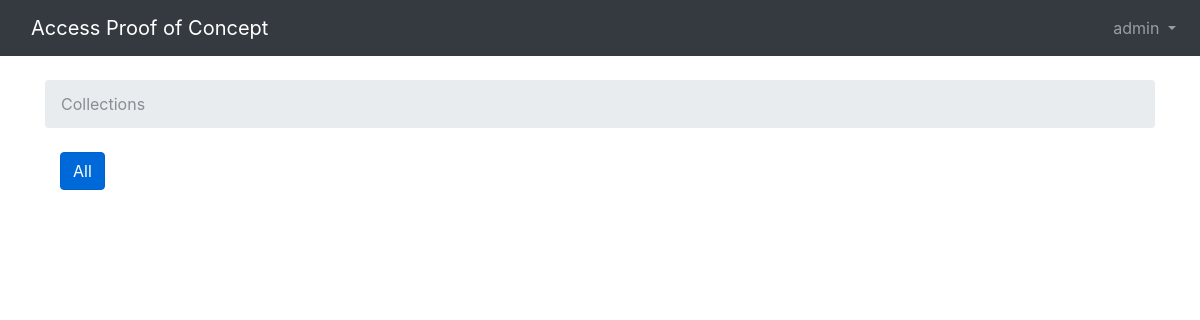
Before: / (signed in) with the older database file.
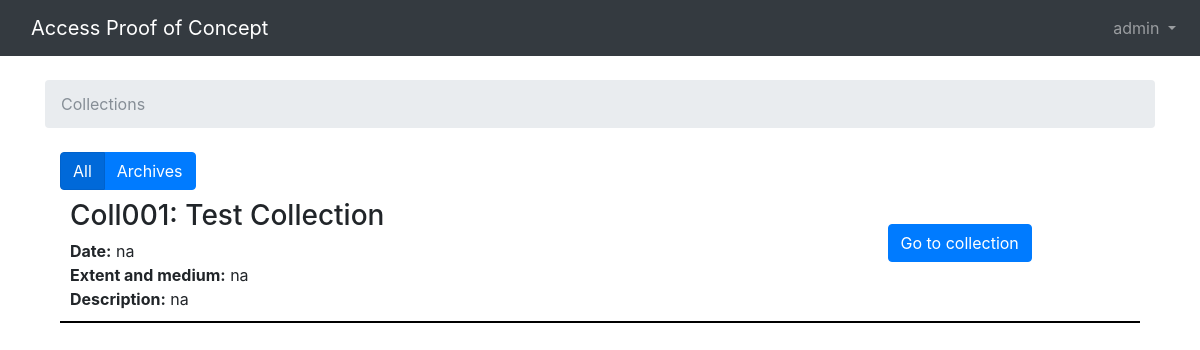
After: the same page with the newer database file.
### dips/models.py (models this page shows, shortened)
class Department(models.Model):
	name = models.CharField(max_length=100)
	def __str__(self):
		return self.name

class Collection(models.Model):
	identifier = models.CharField(max_length=50, primary_key=True)
	ispartof = models.ForeignKey(Department, related_name='collections')
	title = models.CharField(max_length=200, blank=True)
	creator = models.CharField(max_length=200, blank=True)
	subject = models.CharField(max_length=200, blank=True)
	description = models.TextField(blank=True)
	publisher = models.CharField(max_length=200, blank=True)
	contributor = models.CharField(max_length=200, blank=True)
	date = models.CharField(max_length=21, blank=True)
	dctype = models.CharField(max_length=200, blank=True)
	dcformat = models.TextField(blank=True)
	source = models.CharField(max_length=200, blank=True)
	language = models.CharField(max_length=20, blank=True)
	coverage = models.CharField(max_length=200, blank=True)
	rights = models.CharField(max_length=200, blank=True)
	link = models.URLField()

### dips/views.py (the view)
# urls.py: 2. Add a URL to urlpatterns:  url(r'^$', views.home, name='home')
@login_required(login_url='/login/')
def home(request):
    collections = Collection.objects.all().order_by('identifier')
    dept_ids = Collection.objects.order_by('ispartof').values('ispartof').distinct()
    departments = [Department.objects.get(id=dept['ispartof']) for dept in dept_ids]
    return render(request, 'home.html', {'collections': collections, 'departments': departments})

### templates/home.html (shortened to what this page needs)
{% extends 'base.html' %}
{% block breadcrumb %}
  <li class="breadcrumb-item active">Collections</li>
{% endblock %}
{% block content %}
<div class="container">
    <div class="btn-group" data-toggle="buttons">
    <label class="btn btn-primary all active">
      <input type="radio" name="deptoptions" id="all" autocomplete="off" checked>All
    </label>
    {% for department in departments %}
    <label class="btn btn-primary filter">
      <input type="radio" name="deptoptions" id="{{ department }}" autocomplete="off">{{ department }}
    </label>
    {% endfor %}
  </div>
  <div class="collection-list">
  {% for collection in collections %}
    <div class="container dip collection" data-department="{{ collection.ispartof }}">
      <div class="row">
        <div class="col col-md-9">
          <h3>{{ collection.identifier }}: {{ collection.title }}</h3>
          <p><strong>Date:</strong> {{ collection.date }}</p>
          <p><strong>Extent and medium:</strong> {{ collection.dcformat|safe }}</p>
          <p><strong>Description:</strong> {{ collection.description }}</p>
        </div>
        <div class="col col-md-3">
          <br>
          <a href="{% url 'collection' collection.identifier %}"><button class="btn btn-primary">Go to collection</button></a>
        </div>
      </div>
    </div>
  {% endfor %}
  </div>
</div>
{% endblock %}

### templates/base.html (shortened to what this page needs)
{% load static %}{% load custom_tags %}
<!DOCTYPE html>
<html>
  <head>
    <link rel="stylesheet" href="{% static 'css/bootstrap.min.css' %}">
    <link rel="stylesheet" href="{% static 'css/custom.css' %}">
    <link rel="stylesheet" href="{% static 'css/datatables.min.css' %}">
  </head>
  <body>
    <nav class="navbar navbar-expand-lg navbar-dark bg-dark">
      <div class="container">
        <a class="navbar-brand" href="{% url 'home' %}">Access Proof of Concept</a>
      </div>
    <div class="collapse navbar-collapse" id="mainMenu">
      {% if user.is_superuser %}
      <ul class="navbar-nav ml-auto">
        <li class="nav-item dropdown">
          <a class="nav-link dropdown-toggle" href="#" id="userMenu" data-toggle="dropdown" aria-haspopup="true" aria-expanded="false">
            {{ user.username }}
          </a>
        </li>
      </ul>
      {% else %}
        <form class="form-inline ml-auto">
          <a href="{% url 'login' %}" class="btn btn-outline-secondary">Log in</a>
        </form>
      {% endif %}
    </div>
    </nav>
    <div class="container">
      <ol class="breadcrumb my-4">
        {% block breadcrumb %}
        {% endblock %}
      </ol>
      {% block content %}
      {% endblock %}
    </div>
  </body>
</html>

### static/css/custom.css (style rules this page uses)
.dip { border-bottom: 2px solid #000; padding: 10px; }
.dip p { margin:0; }

Changed rows visible on the page:
added Department: name "Archives"
added Collection: identifier "Coll001", title "Test Collection", date "na", dcformat "na", description "na"
